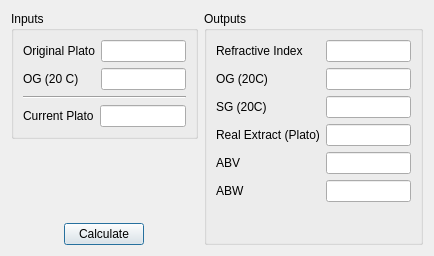
<?xml version="1.0" encoding="UTF-8"?>
<ui version="4.0">
 <class>refractoDialog</class>
 <widget class="QDialog" name="refractoDialog">
  <property name="geometry">
   <rect>
    <x>0</x>
    <y>0</y>
    <width>434</width>
    <height>256</height>
   </rect>
  </property>
  <property name="windowTitle">
   <string>Refractometer Tools</string>
  </property>
  <layout class="QHBoxLayout" name="horizontalLayout">
   <item>
    <layout class="QVBoxLayout" name="verticalLayout">
     <item>
      <widget class="QGroupBox" name="groupBox_input">
       <property name="title">
        <string>Inputs</string>
       </property>
       <property name="configSection" stdset="0">
        <string notr="true">refractoDialog</string>
       </property>
       <layout class="QVBoxLayout" name="verticalLayout_2">
        <item>
         <layout class="QFormLayout" name="formLayout">
          <item row="0" column="0">
           <widget class="QLabel" name="label_op">
            <property name="text">
             <string>Original Plato</string>
            </property>
            <property name="buddy">
             <cstring>lineEdit_op</cstring>
            </property>
           </widget>
          </item>
          <item row="0" column="1">
           <widget class="BtDensityEdit" name="lineEdit_op">
            <property name="maximumSize">
             <size>
              <width>128</width>
              <height>16777215</height>
             </size>
            </property>
            <property name="acceptDrops">
             <bool>true</bool>
            </property>
            <property name="toolTip">
             <string>Measured original plato</string>
            </property>
            <property name="editField" stdset="0">
             <string notr="true">origPlato</string>
            </property>
            <property name="forcedUnitSystem" stdset="0">
             <string notr="true">density_Plato</string>
            </property>
           </widget>
          </item>
          <item row="1" column="0">
           <widget class="QLabel" name="label_inputOG">
            <property name="text">
             <string>OG (20 C)</string>
            </property>
            <property name="buddy">
             <cstring>lineEdit_inputOG</cstring>
            </property>
           </widget>
          </item>
          <item row="1" column="1">
           <widget class="BtDensityEdit" name="lineEdit_inputOG">
            <property name="maximumSize">
             <size>
              <width>128</width>
              <height>16777215</height>
             </size>
            </property>
            <property name="toolTip">
             <string>Measured original gravity</string>
            </property>
            <property name="editField" stdset="0">
             <string notr="true">inputOG</string>
            </property>
            <property name="forcedUnitSystem" stdset="0">
             <string notr="true">density_SpecificGravity</string>
            </property>
           </widget>
          </item>
         </layout>
        </item>
        <item>
         <widget class="Line" name="line">
          <property name="orientation">
           <enum>Qt::Horizontal</enum>
          </property>
         </widget>
        </item>
        <item>
         <layout class="QFormLayout" name="formLayout_3">
          <item row="0" column="0">
           <widget class="QLabel" name="label_cp">
            <property name="text">
             <string>Current Plato</string>
            </property>
            <property name="buddy">
             <cstring>lineEdit_cp</cstring>
            </property>
           </widget>
          </item>
          <item row="0" column="1">
           <widget class="BtDensityEdit" name="lineEdit_cp">
            <property name="maximumSize">
             <size>
              <width>128</width>
              <height>16777215</height>
             </size>
            </property>
            <property name="toolTip">
             <string>Current measured plato</string>
            </property>
            <property name="editField" stdset="0">
             <string notr="true">curP</string>
            </property>
            <property name="forcedUnitSystem" stdset="0">
             <string notr="true">density_Plato</string>
            </property>
           </widget>
          </item>
         </layout>
        </item>
       </layout>
      </widget>
     </item>
     <item>
      <spacer name="verticalSpacer">
       <property name="orientation">
        <enum>Qt::Vertical</enum>
       </property>
       <property name="sizeType">
        <enum>QSizePolicy::Expanding</enum>
       </property>
       <property name="sizeHint" stdset="0">
        <size>
         <width>20</width>
         <height>40</height>
        </size>
       </property>
      </spacer>
     </item>
     <item>
      <layout class="QHBoxLayout" name="horizontalLayout_2">
       <property name="topMargin">
        <number>0</number>
       </property>
       <item>
        <widget class="QPushButton" name="pushButton_calculate">
         <property name="sizePolicy">
          <sizepolicy hsizetype="Fixed" vsizetype="Fixed">
           <horstretch>0</horstretch>
           <verstretch>0</verstretch>
          </sizepolicy>
         </property>
         <property name="text">
          <string>Calculate</string>
         </property>
        </widget>
       </item>
      </layout>
     </item>
    </layout>
   </item>
   <item>
    <widget class="QGroupBox" name="groupBox_output">
     <property name="title">
      <string>Outputs</string>
     </property>
     <property name="configSection" stdset="0">
      <string notr="true">refractoDialog</string>
     </property>
     <layout class="QFormLayout" name="formLayout_2">
      <item row="1" column="1">
       <widget class="BtGenericEdit" name="lineEdit_ri">
        <property name="maximumSize">
         <size>
          <width>128</width>
          <height>16777215</height>
         </size>
        </property>
        <property name="readOnly">
         <bool>true</bool>
        </property>
       </widget>
      </item>
      <item row="3" column="0">
       <widget class="QLabel" name="label_sg">
        <property name="text">
         <string>SG (20C)</string>
        </property>
        <property name="buddy">
         <cstring>lineEdit_sg</cstring>
        </property>
       </widget>
      </item>
      <item row="3" column="1">
       <widget class="BtDensityEdit" name="lineEdit_sg">
        <property name="maximumSize">
         <size>
          <width>128</width>
          <height>16777215</height>
         </size>
        </property>
        <property name="readOnly">
         <bool>true</bool>
        </property>
        <property name="forcedUnitSystem" stdset="0">
         <string notr="true">density_SpecificGravity</string>
        </property>
       </widget>
      </item>
      <item row="5" column="0">
       <widget class="QLabel" name="label_abv">
        <property name="text">
         <string>ABV</string>
        </property>
        <property name="buddy">
         <cstring>lineEdit_abv</cstring>
        </property>
       </widget>
      </item>
      <item row="5" column="1">
       <widget class="BtGenericEdit" name="lineEdit_abv">
        <property name="maximumSize">
         <size>
          <width>128</width>
          <height>16777215</height>
         </size>
        </property>
        <property name="readOnly">
         <bool>true</bool>
        </property>
       </widget>
      </item>
      <item row="6" column="0">
       <widget class="QLabel" name="label_abw">
        <property name="text">
         <string>ABW</string>
        </property>
        <property name="buddy">
         <cstring>lineEdit_abw</cstring>
        </property>
       </widget>
      </item>
      <item row="6" column="1">
       <widget class="BtGenericEdit" name="lineEdit_abw">
        <property name="maximumSize">
         <size>
          <width>128</width>
          <height>16777215</height>
         </size>
        </property>
        <property name="readOnly">
         <bool>true</bool>
        </property>
       </widget>
      </item>
      <item row="1" column="0">
       <widget class="QLabel" name="label_ri">
        <property name="text">
         <string>Refractive Index</string>
        </property>
        <property name="buddy">
         <cstring>lineEdit_ri</cstring>
        </property>
       </widget>
      </item>
      <item row="4" column="0">
       <widget class="QLabel" name="label_re">
        <property name="text">
         <string>Real Extract (Plato)</string>
        </property>
        <property name="buddy">
         <cstring>lineEdit_re</cstring>
        </property>
       </widget>
      </item>
      <item row="4" column="1">
       <widget class="BtDensityEdit" name="lineEdit_re">
        <property name="maximumSize">
         <size>
          <width>128</width>
          <height>16777215</height>
         </size>
        </property>
        <property name="readOnly">
         <bool>true</bool>
        </property>
        <property name="forcedUnitSystem" stdset="0">
         <string notr="true">density_Plato</string>
        </property>
       </widget>
      </item>
      <item row="2" column="0">
       <widget class="QLabel" name="label_og">
        <property name="text">
         <string>OG (20C)</string>
        </property>
        <property name="buddy">
         <cstring>lineEdit_og</cstring>
        </property>
       </widget>
      </item>
      <item row="2" column="1">
       <widget class="BtDensityEdit" name="lineEdit_og">
        <property name="maximumSize">
         <size>
          <width>128</width>
          <height>16777215</height>
         </size>
        </property>
        <property name="readOnly">
         <bool>true</bool>
        </property>
        <property name="forcedUnitSystem" stdset="0">
         <string notr="true">density_SpecificGravity</string>
        </property>
       </widget>
      </item>
     </layout>
    </widget>
   </item>
  </layout>
 </widget>
 <customwidgets>
  <customwidget>
   <class>BtDensityEdit</class>
   <extends>QLineEdit</extends>
   <header>BtLineEdit.h</header>
   <slots>
    <slot>lineChanged(PreviousScaleInfo)</slot>
   </slots>
  </customwidget>
  <customwidget>
   <class>BtGenericEdit</class>
   <extends>QLineEdit</extends>
   <header>BtLineEdit.h</header>
  </customwidget>
 </customwidgets>
 <tabstops>
  <tabstop>lineEdit_op</tabstop>
  <tabstop>lineEdit_inputOG</tabstop>
  <tabstop>lineEdit_cp</tabstop>
  <tabstop>lineEdit_ri</tabstop>
  <tabstop>lineEdit_og</tabstop>
  <tabstop>lineEdit_sg</tabstop>
  <tabstop>lineEdit_re</tabstop>
  <tabstop>lineEdit_abv</tabstop>
  <tabstop>lineEdit_abw</tabstop>
  <tabstop>pushButton_calculate</tabstop>
 </tabstops>
 <resources/>
 <connections/>
</ui>
